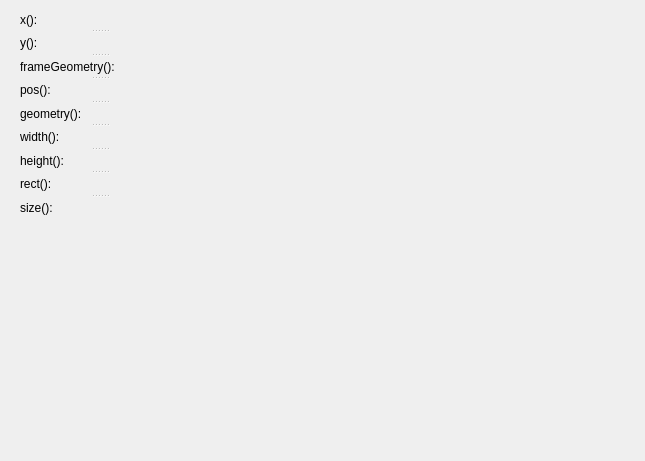
<?xml version="1.0" encoding="UTF-8"?>
<ui version="4.0">
 <class>GeometryDlg</class>
 <widget class="QDialog" name="GeometryDlg">
  <property name="geometry">
   <rect>
    <x>0</x>
    <y>0</y>
    <width>645</width>
    <height>461</height>
   </rect>
  </property>
  <property name="windowTitle">
   <string>Dialog</string>
  </property>
  <property name="styleSheet">
   <string notr="true">font: 10pt &quot;Arial&quot;;
font: 12pt &quot;Arial&quot;;</string>
  </property>
  <widget class="QLabel" name="xlabel">
   <property name="geometry">
    <rect>
     <x>260</x>
     <y>10</y>
     <width>191</width>
     <height>20</height>
    </rect>
   </property>
   <property name="text">
    <string/>
   </property>
  </widget>
  <widget class="QLabel" name="ylabel">
   <property name="geometry">
    <rect>
     <x>260</x>
     <y>35</y>
     <width>191</width>
     <height>20</height>
    </rect>
   </property>
   <property name="text">
    <string/>
   </property>
  </widget>
  <widget class="QLabel" name="frameGeolabel">
   <property name="geometry">
    <rect>
     <x>260</x>
     <y>60</y>
     <width>191</width>
     <height>20</height>
    </rect>
   </property>
   <property name="text">
    <string/>
   </property>
  </widget>
  <widget class="QLabel" name="poslabel">
   <property name="geometry">
    <rect>
     <x>260</x>
     <y>85</y>
     <width>191</width>
     <height>20</height>
    </rect>
   </property>
   <property name="text">
    <string/>
   </property>
  </widget>
  <widget class="QLabel" name="geolabel">
   <property name="geometry">
    <rect>
     <x>260</x>
     <y>110</y>
     <width>191</width>
     <height>20</height>
    </rect>
   </property>
   <property name="text">
    <string/>
   </property>
  </widget>
  <widget class="QLabel" name="widthlabel">
   <property name="geometry">
    <rect>
     <x>260</x>
     <y>135</y>
     <width>191</width>
     <height>19</height>
    </rect>
   </property>
   <property name="text">
    <string/>
   </property>
  </widget>
  <widget class="QLabel" name="heightlabel">
   <property name="geometry">
    <rect>
     <x>260</x>
     <y>159</y>
     <width>191</width>
     <height>19</height>
    </rect>
   </property>
   <property name="text">
    <string/>
   </property>
  </widget>
  <widget class="QLabel" name="rectlabel">
   <property name="geometry">
    <rect>
     <x>260</x>
     <y>183</y>
     <width>191</width>
     <height>19</height>
    </rect>
   </property>
   <property name="text">
    <string/>
   </property>
  </widget>
  <widget class="QLabel" name="sizelabel">
   <property name="geometry">
    <rect>
     <x>260</x>
     <y>207</y>
     <width>191</width>
     <height>21</height>
    </rect>
   </property>
   <property name="text">
    <string/>
   </property>
  </widget>
  <widget class="QSplitter" name="splitter">
   <property name="geometry">
    <rect>
     <x>20</x>
     <y>10</y>
     <width>159</width>
     <height>207</height>
    </rect>
   </property>
   <property name="orientation">
    <enum>Qt::Vertical</enum>
   </property>
   <widget class="QLabel" name="label">
    <property name="styleSheet">
     <string notr="true">font: 10pt &quot;Arial&quot;;
font: 12pt &quot;Arial&quot;;</string>
    </property>
    <property name="text">
     <string>x():</string>
    </property>
   </widget>
   <widget class="QLabel" name="label_2">
    <property name="styleSheet">
     <string notr="true">font: 10pt &quot;Arial&quot;;
font: 12pt &quot;Arial&quot;;</string>
    </property>
    <property name="text">
     <string>y():</string>
    </property>
   </widget>
   <widget class="QLabel" name="label_3">
    <property name="styleSheet">
     <string notr="true">font: 10pt &quot;Arial&quot;;
font: 12pt &quot;Arial&quot;;</string>
    </property>
    <property name="text">
     <string>frameGeometry():</string>
    </property>
   </widget>
   <widget class="QLabel" name="label_4">
    <property name="styleSheet">
     <string notr="true">font: 10pt &quot;Arial&quot;;
font: 12pt &quot;Arial&quot;;</string>
    </property>
    <property name="text">
     <string>pos():</string>
    </property>
   </widget>
   <widget class="QLabel" name="label_5">
    <property name="styleSheet">
     <string notr="true">font: 10pt &quot;Arial&quot;;
font: 12pt &quot;Arial&quot;;</string>
    </property>
    <property name="text">
     <string>geometry():</string>
    </property>
   </widget>
   <widget class="QLabel" name="label_6">
    <property name="styleSheet">
     <string notr="true">font: 10pt &quot;Arial&quot;;
font: 12pt &quot;Arial&quot;;</string>
    </property>
    <property name="text">
     <string>width():</string>
    </property>
   </widget>
   <widget class="QLabel" name="label_7">
    <property name="styleSheet">
     <string notr="true">font: 10pt &quot;Arial&quot;;
font: 12pt &quot;Arial&quot;;</string>
    </property>
    <property name="text">
     <string>height():</string>
    </property>
   </widget>
   <widget class="QLabel" name="label_8">
    <property name="text">
     <string>rect():</string>
    </property>
   </widget>
   <widget class="QLabel" name="label_9">
    <property name="text">
     <string>size():</string>
    </property>
   </widget>
  </widget>
 </widget>
 <resources/>
 <connections/>
</ui>
